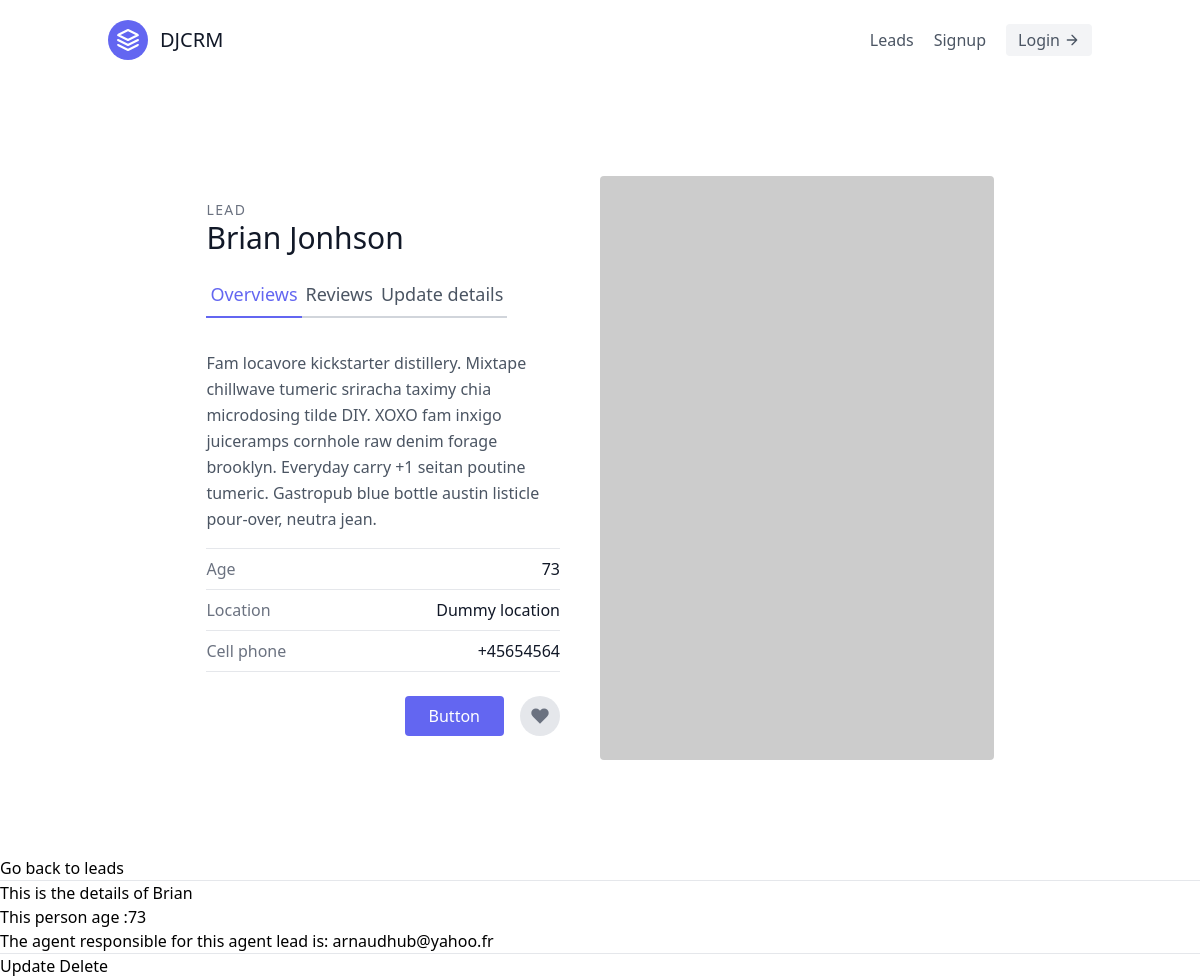
Page /leads/3/ on the committed database.
### leads/models.py (models this page shows, shortened)
class Lead(models.Model):
    first_name = models.CharField(max_length=20)
    last_name = models.CharField(max_length=20)
    age = models.IntegerField(default=0)
    agent = models.ForeignKey("Agent",on_delete=models.CASCADE)

class Agent(models.Model):
    user = models.OneToOneField(User,on_delete=models.CASCADE)
    def __str__(self):
        return self.user.email

class User(AbstractUser):
    pass

### leads/views.py (the view)
# urls.py: path('<int:pk>/', LeadDetailView.as_view(), name="lead-detail"),
class LeadDetailView(generic.DetailView):
    template_name = "leads/lead_detail.html"
    queryset = Lead.objects.all()
    context_object_name = "lead"

### leads/templates/leads/lead_detail.html
{% extends "base.html" %}
{% block content %}
<section class="text-gray-600 body-font overflow-hidden">
    <div class="container px-5 py-24 mx-auto">
      <div class="lg:w-4/5 mx-auto flex flex-wrap">
        <div class="lg:w-1/2 w-full lg:pr-10 lg:py-6 mb-6 lg:mb-0">
          <h2 class="text-sm title-font text-gray-500 tracking-widest">LEAD</h2>
            <h1 class="text-gray-900 text-3xl title-font font-medium mb-4">
              {{ lead.first_name }} {{ lead.last_name }}
            </h1>
                <div class="flex mb-4">
                    <div class="flex mb-4">
                        <a href="{% url 'leads:lead-detail' lead.pk %}" class="flex-grow text-indigo-500 border-b-2 border-indigo-500 py-2 text-lg px-1">
                            Overviews
                        </a>
                        <a class="flex-grow border-b-2 border-gray-300 py-2 text-lg px-1">
                            Reviews
                        </a>
                        <a href="{% url 'leads:lead-update' lead.pk %}" class="flex-grow border-b-2 border-gray-300 py-2 text-lg px-1">
                            Update details
                        </a>
                    </div>
                </div>
          <p class="leading-relaxed mb-4">Fam locavore kickstarter distillery. Mixtape chillwave tumeric sriracha taximy chia microdosing tilde DIY. XOXO fam inxigo juiceramps cornhole raw denim forage brooklyn. Everyday carry +1 seitan poutine tumeric. Gastropub blue bottle austin listicle pour-over, neutra jean.</p>
          <div class="flex border-t border-gray-200 py-2">
            <span class="text-gray-500">Age</span>
            <span class="ml-auto text-gray-900">{{lead.age}}</span>
          </div>
          <div class="flex border-t border-gray-200 py-2">
            <span class="text-gray-500">Location</span>
            <span class="ml-auto text-gray-900">Dummy location</span>
          </div>
          <div class="flex border-t border-b mb-6 border-gray-200 py-2">
            <span class="text-gray-500">Cell phone</span>
            <span class="ml-auto text-gray-900">+45654564</span>
          </div>
          <div class="flex">
            <button class="flex ml-auto text-white bg-indigo-500 border-0 py-2 px-6 focus:outline-none hover:bg-indigo-600 rounded">Button</button>
            <button class="rounded-full w-10 h-10 bg-gray-200 p-0 border-0 inline-flex items-center justify-center text-gray-500 ml-4">
              <svg fill="currentColor" stroke-linecap="round" stroke-linejoin="round" stroke-width="2" class="w-5 h-5" viewBox="0 0 24 24">
                <path d="M20.84 4.61a5.5 5.5 0 00-7.78 0L12 5.67l-1.06-1.06a5.5 5.5 0 00-7.78 7.78l1.06 1.06L12 21.23l7.78-7.78 1.06-1.06a5.5 5.5 0 000-7.78z"></path>
              </svg>
            </button>
          </div>
        </div>
        <img alt="ecommerce" class="lg:w-1/2 w-full lg:h-auto h-64 object-cover object-center rounded" src="https://dummyimage.com/400x400">
      </div>
    </div>
  </section>
    <a href="{% url 'leads:lead-list' %}">Go back to leads</a>
    <hr>
    <h1>This is the details of {{ lead.first_name}}</h1>
    <p>This person age :{{ lead.age }} </p>
    <p>The agent responsible for this agent lead is: {{ lead.agent }} </p>
    <hr>
    <a href="{% url 'leads:lead-update' lead.pk %}">Update</a>
    <a href="{% url 'leads:lead-delete' lead.pk %}">Delete</a>
{% endblock content %}

### rows in the picture
Lead: first_name "Brian", last_name "Jonhson", age "73", agent "arnaudhub@yahoo.fr"
